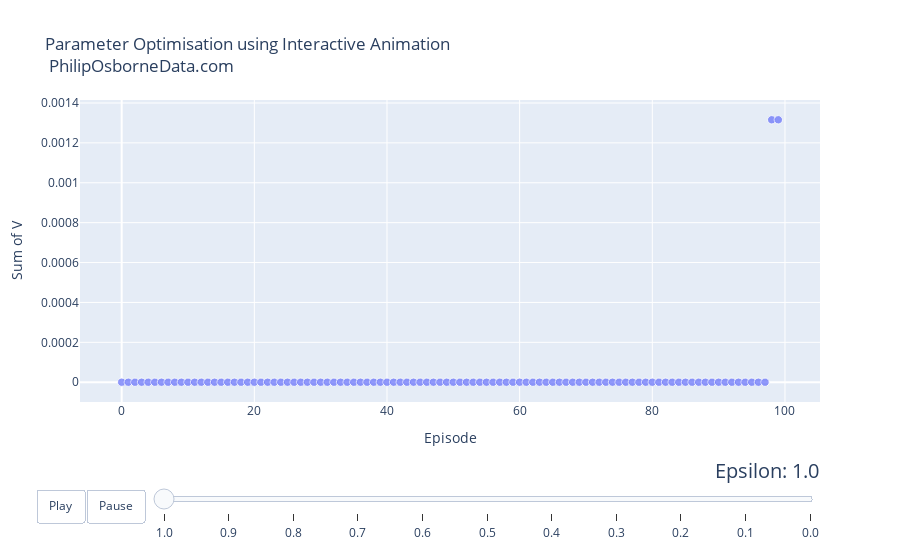

Notebook code cell kept with this figure:
### Code cell
# Provide all parameters fixed except alpha
budget7 = 23
num_episodes7 = 100
alpha7  = 0.05

# Currently not using a reward
reward7 = [0]*200

VforInteractiveGraphA_3 = []    
lA3 = []
num_episodes7_3 = []
for x in range(0, 11):
    epsilon7 = 1 - x/10
    Mdl7 = MCModelv1(data=data, alpha = alpha7, e = num_episodes7,epsilon = epsilon7, budget = budget7, reward = reward7)
    VforInteractiveGraphA_3 = np.append(VforInteractiveGraphA_3, Mdl7[0])
    for y in range(0, num_episodes7):
        lA3 = np.append(lA3,epsilon7)
        num_episodes7_3 = np.append(num_episodes7_3, y)
VforInteractiveGraphA_32 = pd.DataFrame(VforInteractiveGraphA_3,lA3)
VforInteractiveGraphA_32['index1'] = VforInteractiveGraphA_32.index
VforInteractiveGraphA_32['Episode'] = num_episodes7_3
VforInteractiveGraphA_32.columns = ['V', 'Epsilon', 'Episode']
VforInteractiveGraphA_32 = VforInteractiveGraphA_32[['Epsilon','Episode', 'V']]


VforInteractiveGraphA_33 = VforInteractiveGraphA_32
VforInteractiveGraphA_33['continent'] = 'Test'
VforInteractiveGraphA_33['country'] = 'Test2'
VforInteractiveGraphA_33['pop'] = 7000000.0
VforInteractiveGraphA_33.columns = ['year', 'lifeExp', 'gdpPercap', 'continent', 'country', 'pop']

epsilonforGraph3 = list(set(VforInteractiveGraphA_33['year']))
epsilonforGraph3 = np.round(epsilonforGraph3,1)
epsilonforGraph3 = np.sort(epsilonforGraph3)[::-1]
years = np.round([(epsilonforGraph3) for epsilonforGraph3 in epsilonforGraph3],1)
years

%matplotlib inline

dataset = VforInteractiveGraphA_33

continents = []
for continent in dataset['continent']:
    if continent not in continents:
        continents.append(continent)
# make figure
figure = {
    'data': [],
    'layout': {},
    'frames': []
}

# fill in most of layout
figure['layout']['title'] = "Parameter Optimisation using Interactive Animation <br> PhilipOsborneData.com"
figure['layout']['xaxis'] = {'title': 'Episode'}
figure['layout']['yaxis'] = {'title': 'Sum of V', 'type': 'linear'}
figure['layout']['hovermode'] = 'closest'
figure['layout']['sliders'] = {
    'args': [
        'transition', {
            'duration': 400,
            'easing': 'cubic-in-out'
        }
    ],
    'initialValue': '1952',
    'plotlycommand': 'animate',
    'values': years,
    'visible': True
}
figure['layout']['updatemenus'] = [
    {
        'buttons': [
            {
                'args': [None, {'frame': {'duration': 500, 'redraw': False},
                         'fromcurrent': True, 'transition': {'duration': 300, 'easing': 'quadratic-in-out'}}],
                'label': 'Play',
                'method': 'animate'
            },
            {
                'args': [[None], {'frame': {'duration': 0, 'redraw': False}, 'mode': 'immediate',
                'transition': {'duration': 0}}],
                'label': 'Pause',
                'method': 'animate'
            }
        ],
        'direction': 'left',
        'pad': {'r': 10, 't': 87},
        'showactive': False,
        'type': 'buttons',
        'x': 0.1,
        'xanchor': 'right',
        'y': 0,
        'yanchor': 'top'
    }
]

sliders_dict = {
    'active': 0,
    'yanchor': 'top',
    'xanchor': 'left',
    'currentvalue': {
        'font': {'size': 20},
        'prefix': 'Epsilon: ',
        'visible': True,
        'xanchor': 'right'
    },
    'transition': {'duration': 300, 'easing': 'cubic-in-out'},
    'pad': {'b': 10, 't': 50},
    'len': 0.9,
    'x': 0.1,
    'y': 0,
    'steps': []
}

# make data
year = 1.0
for continent in continents:
    dataset_by_year = dataset[np.round(dataset['year'],1) == np.round(year,1)]
    dataset_by_year_and_cont = dataset_by_year[dataset_by_year['continent'] == continent]

    data_dict = {
        'x': list(dataset_by_year_and_cont['lifeExp']),
        'y': list(dataset_by_year_and_cont['gdpPercap']),
        'mode': 'markers',
        'text': list(dataset_by_year_and_cont['country']),
        'marker': {
            'sizemode': 'area',
            'sizeref': 200000,
            'size': list(dataset_by_year_and_cont['pop'])
        },
        'name': continent
    }
    figure['data'].append(data_dict)

# make frames
for year in years:
    frame = {'data': [], 'name': str(year)}
    for continent in continents:
        dataset_by_year = dataset[np.round(dataset['year'],1) == np.round(year,1)]
        dataset_by_year_and_cont = dataset_by_year[dataset_by_year['continent'] == continent]

        data_dict = {
            'x': list(dataset_by_year_and_cont['lifeExp']),
            'y': list(dataset_by_year_and_cont['gdpPercap']),
            'mode': 'markers',
            'text': list(dataset_by_year_and_cont['country']),
            'marker': {
                'sizemode': 'area',
                'sizeref': 200000,
                'size': list(dataset_by_year_and_cont['pop']),
                'color': 'rgba(255, 182, 193, .9)'
            },
            'name': continent
        }
        frame['data'].append(data_dict)

    figure['frames'].append(frame)
    slider_step = {'args': [
        [year],
        {'frame': {'duration': 300, 'redraw': False},
         'mode': 'immediate',
       'transition': {'duration': 300}}
     ],
     'label': year,
     'method': 'animate'}
    sliders_dict['steps'].append(slider_step)


figure['layout']['sliders'] = [sliders_dict]

iplot(figure)

### Figure 1 — Plotly figure (JSON) as saved in the notebook; plotly's stock layout.template omitted (floating-point values rounded to 4 significant figures)
{"data": [{"name": "Test", "text": ["Test2", "Test2", "Test2", "Test2", "Test2", "Test2", "Test2", "Test2", "Test2", "Test2", "Test2", "Test2", "Test2", "Test2", "Test2", "Test2", "Test2", "Test2", "Test2", "Test2", "Test2", "Test2", "Test2", "Test2", "Test2", "Test2", "Test2", "Test2", "Test2", "Test2", "Test2", "Test2", "Test2", "Test2", "Test2", "Test2", "Test2", "Test2", "Test2", "Test2", "Test2", "Test2", "Test2", "Test2", "Test2", "Test2", "Test2", "Test2", "Test2", "Test2", "Test2", "Test2", "Test2", "Test2", "Test2", "Test2", "Test2", "Test2", "Test2", "Test2", "Test2", "Test2", "Test2", "Test2", "Test2", "Test2", "Test2", "Test2", "Test2", "Test2", "Test2", "Test2", "Test2", "Test2", "Test2", "Test2", "Test2", "Test2", "Test2", "Test2", "Test2", "Test2", "Test2", "Test2", "Test2", "Test2", "Test2", "Test2", "Test2", "Test2", "Test2", "Test2", "Test2", "Test2", "Test2", "Test2", "Test2", "Test2", "Test2", "Test2"], "y": [0, 0, 0, 0, 0, 0, 0, 0, 0, 0, 0, 0, 0, 0, 0, 0, 0, 0, 0, 0, 0, 0, 0, 0, 0, 0, 0, 0, 0, 0, 0, 0, 0, 0, 0, 0, 0, 0, 0, 0, 0, 0, 0, 0, 0, 0, 0, 0, 0, 0, 0, 0, 0, 0, 0, 0, 0, 0, 0, 0, 0, 0, 0, 0, 0, 0, 0, 0, 0, 0, 0, 0, 0, 0, 0, 0, 0, 0, 0, 0, 0, 0, 0, 0, 0, 0, 0, 0, 0, 0, 0, 0, 0, 0, 0, 0, 0, 0, 0.001316, 0.001316], "mode": "markers", "marker": {"sizemode": "area", "sizeref": 200000, "size": [7000000, 7000000, 7000000, 7000000, 7000000, 7000000, 7000000, 7000000, 7000000, 7000000, 7000000, 7000000, 7000000, 7000000, 7000000, 7000000, 7000000, 7000000, 7000000, 7000000, 7000000, 7000000, 7000000, 7000000, 7000000, 7000000, 7000000, 7000000, 7000000, 7000000, 7000000, 7000000, 7000000, 7000000, 7000000, 7000000, 7000000, 7000000, 7000000, 7000000, 7000000, 7000000, 7000000, 7000000, 7000000, 7000000, 7000000, 7000000, 7000000, 7000000, 7000000, 7000000, 7000000, 7000000, 7000000, 7000000, 7000000, 7000000, 7000000, 7000000, 7000000, 7000000, 7000000, 7000000, 7000000, 7000000, 7000000, 7000000, 7000000, 7000000, 7000000, 7000000, 7000000, 7000000, 7000000, 7000000, 7000000, 7000000, 7000000, 7000000, 7000000, 7000000, 7000000, 7000000, 7000000, 7000000, 7000000, 7000000, 7000000, 7000000, 7000000, 7000000, 7000000, 7000000, 7000000, 7000000, 7000000, 7000000, 7000000, 7000000]}, "x": [0, 1, 2, 3, 4, 5, 6, 7, 8, 9, 10, 11, 12, 13, 14, 15, 16, 17, 18, 19, 20, 21, 22, 23, 24, 25, 26, 27, 28, 29, 30, 31, 32, 33, 34, 35, 36, 37, 38, 39, 40, 41, 42, 43, 44, 45, 46, 47, 48, 49, 50, 51, 52, 53, 54, 55, 56, 57, 58, 59, 60, 61, 62, 63, 64, 65, 66, 67, 68, 69, 70, 71, 72, 73, 74, 75, 76, 77, 78, 79, 80, 81, 82, 83, 84, 85, 86, 87, 88, 89, 90, 91, 92, 93, 94, 95, 96, 97, 98, 99], "type": "scatter"}], "layout": {"title": {"text": "Parameter Optimisation using Interactive Animation <br> PhilipOsborneData.com"}, "yaxis": {"type": "linear", "title": {"text": "Sum of V"}}, "updatemenus": [{"yanchor": "top", "direction": "left", "showactive": false, "xanchor": "right", "buttons": [{"args": [null, {"frame": {"duration": 500, "redraw": false}, "transition": {"duration": 300, "easing": "quadratic-in-out"}, "fromcurrent": true}], "method": "animate", "label": "Play"}, {"args": [[null], {"frame": {"duration": 0, "redraw": false}, "transition": {"duration": 0}, "mode": "immediate"}], "method": "animate", "label": "Pause"}], "pad": {"r": 10, "t": 87}, "y": 0, "x": 0.1, "type": "buttons"}], "sliders": [{"yanchor": "top", "currentvalue": {"visible": true, "prefix": "Epsilon: ", "font": {"size": 20}, "xanchor": "right"}, "xanchor": "left", "transition": {"duration": 300, "easing": "cubic-in-out"}, "len": 0.9, "y": 0, "steps": [{"args": [[1], {"frame": {"duration": 300, "redraw": false}, "transition": {"duration": 300}, "mode": "immediate"}], "method": "animate", "label": "1.0"}, {"args": [[0.9], {"frame": {"duration": 300, "redraw": false}, "transition": {"duration": 300}, "mode": "immediate"}], "method": "animate", "label": "0.9"}, {"args": [[0.8], {"frame": {"duration": 300, "redraw": false}, "transition": {"duration": 300}, "mode": "immediate"}], "method": "animate", "label": "0.8"}, {"args": [[0.7], {"frame": {"duration": 300, "redraw": false}, "transition": {"duration": 300}, "mode": "immediate"}], "method": "animate", "label": "0.7"}, {"args": [[0.6], {"frame": {"duration": 300, "redraw": false}, "transition": {"duration": 300}, "mode": "immediate"}], "method": "animate", "label": "0.6"}, {"args": [[0.5], {"frame": {"duration": 300, "redraw": false}, "transition": {"duration": 300}, "mode": "immediate"}], "method": "animate", "label": "0.5"}, {"args": [[0.4], {"frame": {"duration": 300, "redraw": false}, "transition": {"duration": 300}, "mode": "immediate"}], "method": "animate", "label": "0.4"}, {"args": [[0.3], {"frame": {"duration": 300, "redraw": false}, "transition": {"duration": 300}, "mode": "immediate"}], "method": "animate", "label": "0.3"}, {"args": [[0.2], {"frame": {"duration": 300, "redraw": false}, "transition": {"duration": 300}, "mode": "immediate"}], "method": "animate", "label": "0.2"}, {"args": [[0.1], {"frame": {"duration": 300, "redraw": false}, "transition": {"duration": 300}, "mode": "immediate"}], "method": "animate", "label": "0.1"}, {"args": [[0], {"frame": {"duration": 300, "redraw": false}, "transition": {"duration": 300}, "mode": "immediate"}], "method": "animate", "label": "0.0"}], "x": 0.1, "active": 0, "pad": {"b": 10, "t": 50}}], "xaxis": {"title": {"text": "Episode"}}, "hovermode": "closest"}}
